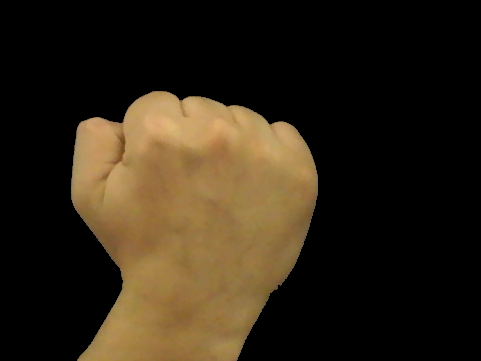
%> input picture data/fist/im115.png, 481 x 361 px
$ octave --eval "result = extractfingertips(imread('data/fist/im115.png'));"   (GNU Octave 9; MATLAB toolbox functions it lacks are replaced by stand-ins)
%> lines starting %> are read from the running program, lines starting %| are printed output that depends on the picture
function Iout = extractfingertips(I)

% Set up kernels and convert input image to double
load kernel-fingertip3.mat
I = im2double(I);

% Extract fingertip regions at each scale and normalize result
Ic = imfilter(I, h, 'conv');
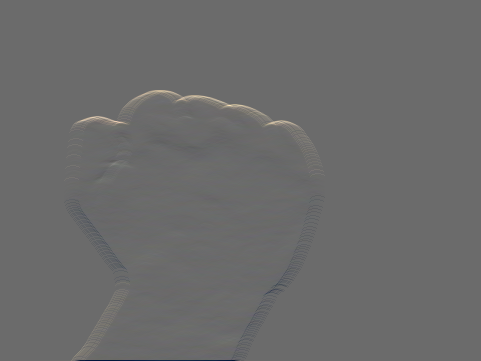
%> Ic: size 361x481x3 double; mean R, G, B 0.005, 0.00387, 0.0021; drawn with min black and max white
Ic = Ic / max(Ic(:));

Ic2 = imfilter(I, h2, 'conv');
Ic2 = Ic2 / max(Ic2(:));

Ic3 = imfilter(I, h3, 'conv');
Ic3 = Ic3 / max(Ic3(:));

% Blur result to combine duplicate regions
lpf = fspecial('gaussian');
Icf =  imfilter(Ic, lpf);
Icf2 = imfilter(Ic2, lpf);
Icf3 = imfilter(Ic3, lpf);

% Threshold each scale mask
Ibw = Icf > 0.25;
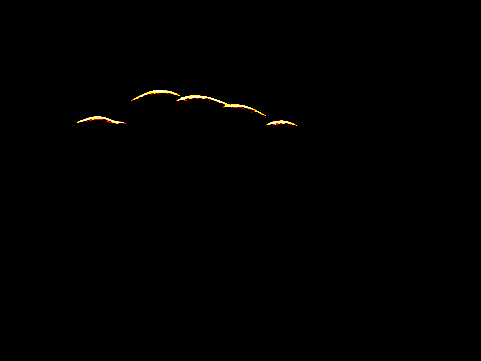
%> Ibw: size 361x481x3 logical; mean R, G, B 0.00355, 0.00276, 0.00134
Ibw2 = Icf2 > 0.25;
Ibw3 = Icf3 > 0.25;

% Combine scale masks
Ibwc = Ibw & Ibw2 & Ibw3;

% Remove noise
Iout = bwareaopen(Ibwc, 10);
Iout = imclose(Iout, strel('disk', 16));
%Iout = bwareaopen(Ibwc, 10);
%Iout = bwareafilt(Ibwc, 5);
